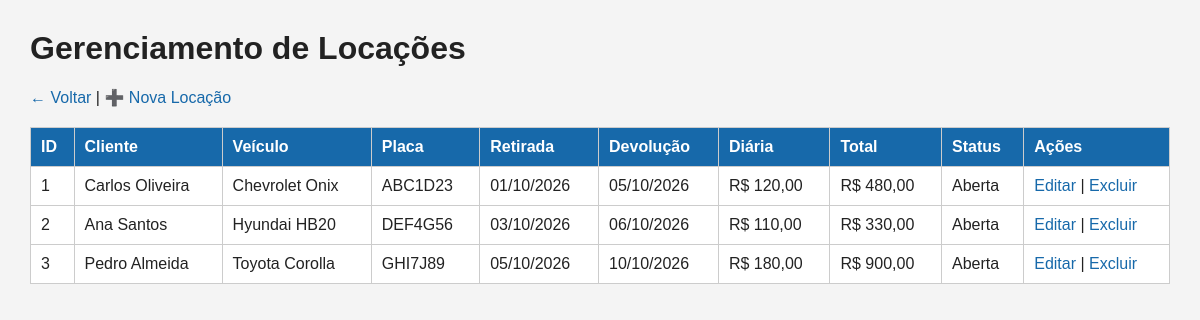
Page /locacoes.php (signed in) on the committed database.
### tables this page shows
CREATE TABLE locacoes (
    id INT AUTO_INCREMENT PRIMARY KEY,
    id_cliente INT NOT NULL,
    id_veiculo INT NOT NULL,
    data_retirada DATE NOT NULL,
    data_devolucao DATE NOT NULL,
    valor_diaria DECIMAL(10,2) NOT NULL,
    valor_total DECIMAL(10,2) NOT NULL,
    status ENUM('Aberta', 'Finalizada', 'Cancelada') NOT NULL DEFAULT 'Aberta',

    CONSTRAINT fk_locacao_cliente
        FOREIGN KEY (id_cliente) REFERENCES clientes(id)
        ON DELETE RESTRICT ON UPDATE CASCADE,

    CONSTRAINT fk_locacao_veiculo
        FOREIGN KEY (id_veiculo) REFERENCES veiculos(id)
        ON DELETE RESTRICT ON UPDATE CASCADE
);

CREATE TABLE clientes (
    id INT AUTO_INCREMENT PRIMARY KEY,
    nome VARCHAR(150) NOT NULL,
    cpf VARCHAR(255) NOT NULL,
    email VARCHAR(150) NOT NULL,
    telefone VARCHAR(20),
    endereco VARCHAR(255),
    criado_em TIMESTAMP DEFAULT CURRENT_TIMESTAMP
);

CREATE TABLE veiculos (
    id INT AUTO_INCREMENT PRIMARY KEY,
    placa VARCHAR(10) NOT NULL UNIQUE,
    modelo VARCHAR(100) NOT NULL,
    marca VARCHAR(100) NOT NULL,
    ano INT NOT NULL,
    cor VARCHAR(50),
    valor_diaria DECIMAL(10,2) NOT NULL,
    status ENUM('Disponível', 'Alugado', 'Manutenção') NOT NULL DEFAULT 'Disponível',
    criado_em TIMESTAMP DEFAULT CURRENT_TIMESTAMP
);

### conexao.php (called while the page is built, shortened)
<?php
function e($valor)
{
    return htmlspecialchars((string) $valor, ENT_QUOTES, "UTF-8");
}
function data_br($data)
{
    return date("d/m/Y", strtotime($data));
}
function dinheiro($valor)
{
    return "R$ " . number_format((float) $valor, 2, ",", ".");
}

### locacoes.php (the view, shortened to what this page needs)
<?php
require_once "auth.php";
$sql = "SELECT l.id, l.data_retirada, l.data_devolucao, l.valor_diaria,
               l.valor_total, l.status,
               c.nome AS cliente,
               v.marca, v.modelo, v.placa
        FROM locacoes l
        INNER JOIN clientes c ON c.id = l.id_cliente
        INNER JOIN veiculos v ON v.id = l.id_veiculo
        ORDER BY l.data_retirada ASC";
$locacoes = $pdo->query($sql)->fetchAll();
?>
<!DOCTYPE html>
<html lang="pt-br">
<head>
<link rel="stylesheet" href="estilo.css">
</head>
<body>
<h1>Gerenciamento de Locações</h1>
<div class="topo">
    <a href="index.php">← Voltar</a> |
    <a href="locacoes_inserir.php">➕ Nova Locação</a>
</div>
<table>
<tr>
    <th>ID</th><th>Cliente</th><th>Veículo</th><th>Placa</th><th>Retirada</th>
    <th>Devolução</th><th>Diária</th><th>Total</th><th>Status</th><th>Ações</th>
</tr>
<?php foreach ($locacoes as $l): ?>
<tr>
    <td><?= (int) $l["id"] ?></td>
    <td><?= e($l["cliente"]) ?></td>
    <td><?= e($l["marca"] . " " . $l["modelo"]) ?></td>
    <td><?= e($l["placa"]) ?></td>
    <td><?= data_br($l["data_retirada"]) ?></td>
    <td><?= data_br($l["data_devolucao"]) ?></td>
    <td><?= dinheiro($l["valor_diaria"]) ?></td>
    <td><?= dinheiro($l["valor_total"]) ?></td>
    <td><?= e($l["status"]) ?></td>
    <td>
        <a href="locacoes_editar.php?id=<?= (int) $l["id"] ?>">Editar</a>
        |
        <a href="locacoes_apagar.php?id=<?= (int) $l["id"] ?>"
           onclick="return confirm('Deseja realmente excluir esta locação?')">Excluir</a>
    </td>
</tr>
<?php endforeach; ?>
</table>
</body>
</html>

### estilo.css (style rules this page uses)
body { font-family: Arial, sans-serif; margin: 0; padding: 30px; background: #f4f4f4; color: #222; }
h1 { margin-top: 0; }
a { color: #1769aa; text-decoration: none; }
table { width: 100%; border-collapse: collapse; background: white; }
th, td { border: 1px solid #ccc; padding: 10px; text-align: left; }
th { background: #1769aa; color: white; }
.topo { margin-bottom: 20px; }

### rows in the picture
locacoes: id "1", id_cliente.nome "Carlos Oliveira", id_veiculo.modelo "Chevrolet Onix", id_veiculo.placa "ABC1D23", data_retirada "01/10/2026", data_devolucao "05/10/2026", valor_diaria "R$ 120,00", valor_total "R$ 480,00", status "Aberta"
locacoes: id "2", id_cliente.nome "Ana Santos", id_veiculo.modelo "Hyundai HB20", id_veiculo.placa "DEF4G56", data_retirada "03/10/2026", data_devolucao "06/10/2026", valor_diaria "R$ 110,00", valor_total "R$ 330,00", status "Aberta"
locacoes: id "3", id_cliente.nome "Pedro Almeida", id_veiculo.modelo "Toyota Corolla", id_veiculo.placa "GHI7J89", data_retirada "05/10/2026", data_devolucao "10/10/2026", valor_diaria "R$ 180,00", valor_total "R$ 900,00", status "Aberta"
